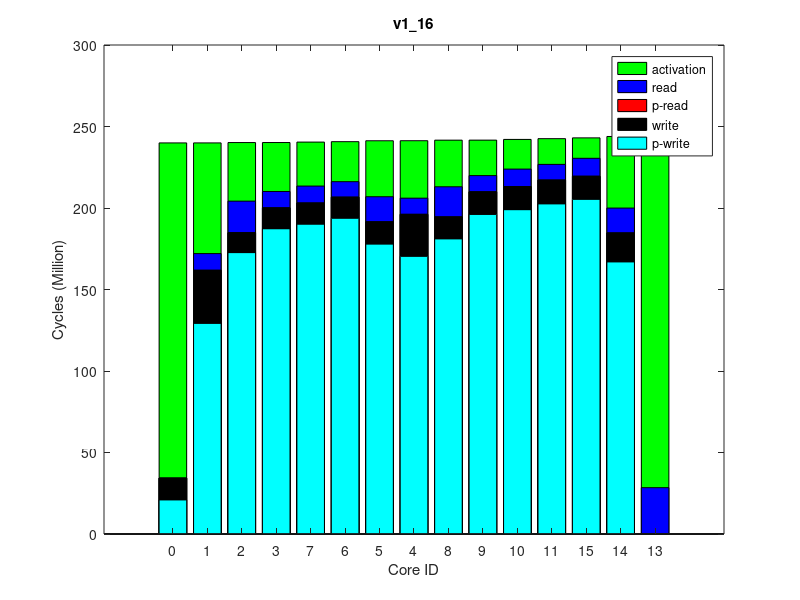

Here is the MATLAB script that generated this plot:
times(1, :, :) = [
0, 241695761, 0
0, 241700345, 0
0, 241919061, 0
0, 241933790, 0
0, 243078180, 0
0, 243048115, 0
28308, 242472872, 0
0, 242199021, 0
0, 243425703, 0
0, 243442098, 0
0, 243898316, 0
763, 244392510, 0
0, 245857957, 0
0, 245768682, 0
0, 244893709, 0
];
times(2, :, :) = [
0, 241695221, 0
0, 241699698, 0
0, 241919168, 0
0, 241933888, 0
0, 243078627, 0
0, 243048452, 0
17981, 242472539, 0
0, 242199248, 0
0, 243426303, 0
0, 243442370, 0
0, 243899037, 0
3946, 244390222, 0
0, 245853112, 0
0, 245764718, 0
0, 244891586, 0
];
times(3, :, :) = [
0, 241782583, 0
0, 241787372, 0
0, 242007320, 0
0, 242021878, 0
0, 243168000, 0
0, 243137729, 0
16294, 242561342, 0
0, 242286850, 0
0, 243515199, 0
0, 243531226, 0
0, 243987114, 0
762, 244480610, 0
0, 245942939, 0
0, 245852276, 0
58, 244982144, 0
];
times(4, :, :) = [
0, 241745018, 0
0, 241749792, 0
0, 241969219, 0
0, 241983815, 0
0, 243128828, 0
0, 243098640, 0
29711, 242522937, 0
0, 242249180, 0
0, 243476375, 0
0, 243492507, 0
0, 243949472, 0
4355, 244441899, 0
0, 245902899, 0
0, 245817337, 0
0, 244943229, 0
];
times(5, :, :) = [
0, 241766966, 0
0, 241771821, 0
0, 241990007, 0
0, 242004678, 0
0, 243149621, 0
0, 243119455, 0
27704, 242542358, 0
0, 242270139, 0
0, 243497133, 0
0, 243513395, 0
0, 243969670, 0
4952, 244462345, 0
0, 245919342, 0
0, 245832354, 0
0, 244963248, 0
];
times(6, :, :) = [
0, 241790100, 0
0, 241794789, 0
0, 242013907, 0
0, 242028636, 0
0, 243172569, 0
0, 243142408, 0
18772, 242567904, 0
0, 242294261, 0
0, 243520317, 0
0, 243536307, 0
0, 243992930, 0
9209, 244485782, 0
0, 245946597, 0
0, 245858260, 0
0, 244987644, 0
];
times(7, :, :) = [
0, 241711902, 0
0, 241716721, 0
0, 241934864, 0
0, 241949833, 0
0, 243094602, 0
0, 243064592, 0
29230, 242489275, 0
0, 242215045, 0
0, 243441901, 0
0, 243457973, 0
0, 243914286, 0
3874, 244409789, 0
0, 245868718, 0
0, 245780775, 0
0, 244911521, 0
];
times(8, :, :) = [
0, 241796643, 0
0, 241801226, 0
0, 242021077, 0
0, 242035875, 0
0, 243181363, 0
0, 243151133, 0
17160, 242575432, 0
0, 242301098, 0
0, 243528846, 0
0, 243545066, 0
0, 244001243, 0
3129, 244493100, 0
0, 245955325, 0
0, 245867888, 0
0, 244994040, 0
];
times(9, :, :) = [
0, 241718616, 0
0, 241722929, 0
0, 241941992, 0
0, 241956809, 0
0, 243102326, 0
0, 243072085, 0
17337, 242496157, 0
0, 242222799, 0
0, 243449202, 0
0, 243465448, 0
0, 243922077, 0
1586, 244415315, 0
0, 245877216, 0
0, 245789772, 0
0, 244915828, 0
];
times(10, :, :) = [
0, 241721183, 0
0, 241725602, 0
0, 241943397, 0
0, 241958303, 0
0, 243103214, 0
0, 243073163, 0
29030, 242497833, 0
0, 242223739, 0
0, 243451090, 0
0, 243467113, 0
0, 243923898, 0
999, 244418377, 0
0, 245882756, 0
0, 245791039, 0
0, 244920166, 0
];
ave_times = round(squeeze(mean(times)));
format long g, ave_times
std_times = round(squeeze(std(times)));
format long g, std_times
polling_read_times = ave_times;
times(1, :, :) = [
20902775, 239620359, 0
129189033, 239626820, 0
172619893, 239841508, 0
187234831, 239856836, 0
170307640, 240971520, 0
177806546, 240940326, 0
193674631, 240385051, 0
190004067, 240120299, 0
180983185, 241303201, 0
196003867, 241319659, 0
198922840, 241758519, 0
202456184, 242229677, 0
0, 243649159, 0
166906011, 243560030, 0
205303122, 242715667, 0
];
times(2, :, :) = [
20901202, 239607255, 0
129216322, 239613255, 0
172617270, 239829076, 0
187229440, 239844297, 0
170312093, 240958215, 0
177846018, 240926894, 0
193645444, 240372427, 0
189991911, 240107575, 0
181090516, 241290923, 0
196034034, 241307713, 0
198949958, 241746723, 0
202519060, 242214415, 0
0, 243629024, 0
166904563, 243543854, 0
205257150, 242699399, 0
];
times(3, :, :) = [
20934028, 239643622, 0
129230482, 239649846, 0
172632542, 239863504, 0
187320503, 239878346, 0
170328364, 240993092, 0
177838977, 240961942, 0
193669505, 240406831, 0
190026749, 240141593, 0
181092978, 241325595, 0
196039196, 241341833, 0
198970841, 241781426, 0
202542234, 242251267, 0
0, 243670232, 0
166907297, 243583678, 0
205347793, 242736184, 0
];
times(4, :, :) = [
20874670, 239618942, 0
129162225, 239625062, 0
172609334, 239839652, 0
187257049, 239854638, 0
170289718, 240970203, 0
177820618, 240938982, 0
193665984, 240382322, 0
190028252, 240117925, 0
181080110, 241301729, 0
196014628, 241318251, 0
198957712, 241757954, 0
202542647, 242229539, 0
0, 243641997, 0
166909561, 243555888, 0
205252784, 242715249, 0
];
times(5, :, :) = [
20882431, 239631404, 0
129165273, 239637408, 0
172616991, 239851430, 0
187217102, 239866547, 0
170304037, 240981314, 0
177828287, 240950045, 0
193641985, 240394715, 0
189995777, 240130321, 0
181039261, 241313385, 0
196028008, 241329613, 0
198953371, 241768659, 0
202538386, 242241751, 0
0, 243664667, 0
166926813, 243574491, 0
205264271, 242726516, 0
];
times(6, :, :) = [
20893334, 239633693, 0
129165683, 239640060, 0
172610986, 239853956, 0
187247506, 239869335, 0
170304535, 240983908, 0
177794874, 240952798, 0
193658062, 240397647, 0
190005400, 240132645, 0
180981938, 241315072, 0
196022801, 241331901, 0
198929721, 241771342, 0
202528000, 242241446, 0
0, 243652265, 0
166918911, 243568178, 0
205253088, 242727081, 0
];
times(7, :, :) = [
20900529, 239656651, 0
129193228, 239662625, 0
172657748, 239876565, 0
187296002, 239891675, 0
170341367, 241004915, 0
177838113, 240973720, 0
193721525, 240418953, 0
190069978, 240154818, 0
181094336, 241336730, 0
196075654, 241353098, 0
199014940, 241791927, 0
202498505, 242262213, 0
0, 243674669, 0
166927159, 243587404, 0
205316562, 242747271, 0
];
times(8, :, :) = [
20905837, 239655291, 0
129223488, 239661796, 0
172671174, 239876691, 0
187279055, 239891969, 0
170361531, 241006402, 0
177866656, 240975248, 0
193694459, 240420247, 0
190038586, 240155093, 0
181131892, 241339312, 0
196095594, 241355591, 0
199027815, 241795066, 0
202538587, 242264086, 0
0, 243689488, 0
166934145, 243600327, 0
205299857, 242749159, 0
];
times(9, :, :) = [
20914500, 239630326, 0
129233523, 239636312, 0
172631964, 239851359, 0
187277510, 239866378, 0
170324698, 240981677, 0
177818952, 240950559, 0
193696817, 240395127, 0
190050871, 240129874, 0
180991530, 241314763, 0
196017782, 241331625, 0
198938365, 241770505, 0
202457587, 242239993, 0
0, 243651436, 0
166911339, 243565056, 0
205305530, 242724668, 0
];
times(10, :, :) = [
20891866, 239636090, 0
129160521, 239642028, 0
172618912, 239857040, 0
187250969, 239872264, 0
170318782, 240987236, 0
177808065, 240956020, 0
193675858, 240401172, 0
190019938, 240135765, 0
181012514, 241318520, 0
196027715, 241335182, 0
198961568, 241774486, 0
202554169, 242243657, 0
0, 243667387, 0
166930111, 243574658, 0
205262597, 242728512, 0
];
ave_times = round(squeeze(mean(times)));
format long g, ave_times
std_times = round(squeeze(std(times)));
format long g, std_times
polling_write_times = ave_times;
times(1, :, :) = [
0, 267680448, 0
10233638, 267689535, 64000
19301104, 267926035, 128000
9951440, 267943413, 64000
9906049, 269154164, 64000
15344706, 269120511, 128000
9516861, 268518422, 64000
10498862, 268229408, 64000
18435804, 269510071, 128000
9950208, 269529371, 64000
10792547, 269993111, 64000
9577404, 270493538, 64000
28445372, 271991882, 255980
15193889, 271893659, 128000
10965266, 271005445, 64000
];
times(2, :, :) = [
0, 267676975, 0
10236263, 267686745, 64000
19311122, 267923062, 128000
9959862, 267940360, 64000
9912222, 269147270, 64000
15337426, 269113607, 128000
9505620, 268510915, 64000
10478580, 268221577, 64000
18430202, 269503413, 128000
9934329, 269522746, 64000
10749962, 269986233, 64000
9562544, 270487174, 64000
28431928, 271989315, 255980
15273007, 271896292, 128000
10815773, 270999017, 64000
];
times(3, :, :) = [
0, 267645740, 0
10230706, 267655219, 64000
19373095, 267891694, 128000
10007786, 267908787, 64000
9910360, 269118789, 64000
15339131, 269085159, 128000
9522941, 268482718, 64000
10274641, 268193351, 64000
18429500, 269474685, 128000
9960598, 269493773, 64000
10564442, 269957431, 64000
9592267, 270458256, 64000
28429703, 271965915, 255980
15303880, 271865610, 128000
10850770, 270970132, 64000
];
times(4, :, :) = [
0, 267573552, 0
10231651, 267582597, 64000
19373194, 267818621, 128000
10099109, 267835814, 64000
9916529, 269044487, 64000
15333071, 269010823, 128000
9510234, 268408384, 64000
10316298, 268119143, 64000
18449213, 269401008, 128000
9855093, 269420151, 64000
10605947, 269883570, 64000
9579190, 270384653, 64000
28429954, 271884677, 255980
15303428, 271789661, 128000
10892941, 270896701, 64000
];
times(5, :, :) = [
0, 267620462, 0
10231477, 267630206, 64000
19304237, 267866759, 128000
9999907, 267883312, 64000
9919526, 269087899, 64000
15422272, 269054236, 128000
9487774, 268452482, 64000
10373089, 268163104, 64000
18520313, 269443870, 128000
9888396, 269462933, 64000
10722617, 269926600, 64000
9588094, 270426088, 64000
28445700, 271933972, 255980
15208886, 271835238, 128000
10919829, 270937955, 64000
];
times(6, :, :) = [
0, 267649140, 0
10236749, 267658836, 64000
19306885, 267895087, 128000
10038623, 267912299, 64000
9910083, 269118252, 64000
15333064, 269084626, 128000
9495675, 268482566, 64000
10173464, 268193473, 64000
18434928, 269474118, 128000
9935751, 269493366, 64000
10751634, 269957415, 64000
9572035, 270458379, 64000
28433245, 271968280, 255980
15265580, 271870094, 128000
10820147, 270970175, 64000
];
times(7, :, :) = [
0, 267638340, 0
10235462, 267647898, 64000
19367203, 267884895, 128000
10086688, 267902026, 64000
9899940, 269108513, 64000
15397365, 269074859, 128000
9511753, 268472739, 64000
10324964, 268182993, 64000
18468480, 269464562, 128000
9920272, 269483736, 64000
10828281, 269949043, 64000
9727362, 270447706, 64000
28453937, 271953138, 255980
15135501, 271854917, 128000
11672782, 270960086, 64000
];
times(8, :, :) = [
0, 267604703, 0
10235783, 267614203, 64000
19383633, 267850612, 128000
10099516, 267867770, 64000
9904355, 269072534, 64000
15393397, 269038886, 128000
9510055, 268436532, 64000
10304272, 268147095, 64000
18456487, 269428427, 128000
9987557, 269447759, 64000
10713518, 269911583, 64000
9584491, 270412517, 64000
28436022, 271921162, 255980
15268682, 271823248, 128000
10842817, 270924429, 64000
];
times(9, :, :) = [
0, 267636965, 0
10231130, 267646276, 64000
19302654, 267882929, 128000
9960784, 267900344, 64000
9905426, 269104336, 64000
15398308, 269070695, 128000
9519074, 268468862, 64000
10500914, 268180063, 64000
18476152, 269460267, 128000
9920032, 269479537, 64000
10675911, 269942664, 64000
9664666, 270442974, 64000
28441973, 271943969, 255980
15197466, 271848828, 128000
11150486, 270955003, 64000
];
times(10, :, :) = [
0, 267669202, 0
10229280, 267678745, 64000
19301657, 267914920, 128000
9990705, 267932327, 64000
9906078, 269137560, 64000
15428602, 269103907, 128000
9492730, 268501633, 64000
10372736, 268212436, 64000
18490113, 269493672, 128000
9947767, 269512626, 64000
10776272, 269976035, 64000
9667921, 270475811, 64000
28440432, 271985413, 255980
15211376, 271888064, 128000
11102161, 270987517, 64000
];
ave_times = round(squeeze(mean(times)));
format long g, ave_times
std_times = round(squeeze(std(times)));
format long g, std_times
read_times = ave_times;
times(1, :, :) = [
0, 239930790, 0
0, 239935660, 0
0, 240151174, 0
0, 240165806, 0
0, 241281539, 0
0, 241251496, 0
0, 240694455, 0
0, 240428823, 0
0, 241615586, 0
0, 241631787, 0
0, 242072312, 0
0, 242543304, 0
0, 243955681, 0
0, 243871008, 0
0, 243028521, 0
];
times(2, :, :) = [
0, 239927614, 0
0, 239931943, 0
0, 240148564, 0
0, 240163371, 0
0, 241278950, 0
0, 241249055, 0
0, 240692246, 0
0, 240427534, 0
0, 241613718, 0
0, 241629678, 0
0, 242069947, 0
0, 242539429, 0
0, 243956607, 0
0, 243870451, 0
0, 243024279, 0
];
times(3, :, :) = [
0, 239942477, 0
0, 239946786, 0
0, 240163805, 0
0, 240178408, 0
0, 241293186, 0
0, 241263246, 0
0, 240706914, 0
0, 240442024, 0
0, 241627262, 0
0, 241643014, 0
0, 242083028, 0
0, 242553576, 0
0, 243977735, 0
0, 243888980, 0
0, 243038872, 0
];
times(4, :, :) = [
0, 239918005, 0
0, 239922615, 0
0, 240138437, 0
0, 240153149, 0
0, 241269075, 0
0, 241239159, 0
0, 240681447, 0
0, 240417147, 0
0, 241603679, 0
0, 241619962, 0
0, 242059749, 0
0, 242527064, 0
0, 243950935, 0
0, 243860754, 0
0, 243013141, 0
];
times(5, :, :) = [
0, 239939631, 0
0, 239944190, 0
0, 240160865, 0
0, 240175534, 0
0, 241292527, 0
0, 241262493, 0
0, 240705699, 0
0, 240439665, 0
0, 241627338, 0
0, 241643548, 0
0, 242082791, 0
0, 242552033, 0
0, 243970650, 0
0, 243882602, 0
0, 243036144, 0
];
times(6, :, :) = [
0, 239962582, 0
0, 239967316, 0
0, 240183666, 0
0, 240198488, 0
0, 241315629, 0
0, 241285461, 0
0, 240727803, 0
0, 240461819, 0
0, 241649983, 0
0, 241665710, 0
0, 242106128, 0
0, 242576930, 0
0, 244001416, 0
0, 243911825, 0
0, 243061510, 0
];
times(7, :, :) = [
0, 239924418, 0
0, 239928865, 0
0, 240144836, 0
0, 240159618, 0
0, 241275597, 0
0, 241245491, 0
0, 240687521, 0
0, 240422894, 0
0, 241609898, 0
0, 241625889, 0
0, 242066000, 0
0, 242535732, 0
0, 243959552, 0
0, 243873497, 0
0, 243021731, 0
];
times(8, :, :) = [
0, 239930310, 0
0, 239934905, 0
0, 240151773, 0
0, 240166535, 0
0, 241281530, 0
0, 241251606, 0
0, 240694614, 0
0, 240430209, 0
0, 241614885, 0
0, 241630877, 0
0, 242071545, 0
0, 242543775, 0
0, 243966138, 0
0, 243879301, 0
0, 243029246, 0
];
times(9, :, :) = [
0, 239920969, 0
0, 239925854, 0
0, 240141646, 0
0, 240156291, 0
0, 241272608, 0
0, 241242597, 0
0, 240684959, 0
0, 240420510, 0
0, 241607191, 0
0, 241623417, 0
0, 242063183, 0
0, 242535194, 0
0, 243946636, 0
0, 243862374, 0
0, 243020545, 0
];
times(10, :, :) = [
0, 239973951, 0
0, 239978593, 0
0, 240195016, 0
0, 240209339, 0
0, 241326830, 0
0, 241296881, 0
0, 240738521, 0
0, 240473170, 0
0, 241661908, 0
0, 241677607, 0
0, 242118050, 0
0, 242590345, 0
0, 244003434, 0
0, 243919417, 0
0, 243075850, 0
];
ave_times = round(squeeze(mean(times)));
format long g, ave_times
std_times = round(squeeze(std(times)));
format long g, std_times
total_times = ave_times;
times(1, :, :) = [
34315763, 242316292, 64000
161799607, 242329573, 128000
184854862, 242537883, 64000
200126152, 242556259, 64000
196105821, 243668991, 128000
191537835, 243631917, 64000
206635459, 243083680, 64000
203114383, 242819186, 64000
194571516, 243994004, 64000
209927815, 244013862, 64000
213146236, 244452794, 64000
217148932, 244924502, 64000
0, 246342099, 0
184717004, 246253182, 64000
219539466, 245409855, 64000
];
times(2, :, :) = [
34245141, 242282212, 64000
161794019, 242295672, 128000
184873079, 242502731, 64000
200099237, 242520604, 64000
196095950, 243635137, 128000
191491777, 243597988, 64000
206586061, 243049395, 64000
203006012, 242784544, 64000
194567183, 243959693, 64000
209941272, 243979610, 64000
213122856, 244418394, 64000
217079832, 244888901, 64000
0, 246302882, 0
184681908, 246216098, 64000
219548210, 245374125, 64000
];
times(3, :, :) = [
34274675, 242316089, 64000
161776975, 242329126, 128000
184824147, 242536399, 64000
200072628, 242554525, 64000
196118914, 243668029, 128000
191531481, 243630987, 64000
206589581, 243081907, 64000
202990948, 242818013, 64000
194588640, 243991426, 64000
209958054, 244011344, 64000
213147286, 244449811, 64000
217145205, 244914926, 64000
0, 246334713, 0
184743089, 246242471, 64000
219403361, 245399553, 64000
];
times(4, :, :) = [
34262204, 242298733, 64000
161825091, 242311898, 128000
184897297, 242518968, 64000
200152514, 242537066, 64000
196119137, 243651803, 128000
191535058, 243614536, 64000
206641784, 243064591, 64000
203032404, 242799773, 64000
194597646, 243975396, 64000
209983602, 243994898, 64000
213193573, 244433616, 64000
217162563, 244902783, 64000
0, 246317935, 0
184727666, 246229338, 64000
219420189, 245387857, 64000
];
times(5, :, :) = [
34272769, 242305990, 64000
161769764, 242319183, 128000
184842252, 242526367, 64000
200083608, 242544459, 64000
196054000, 243659382, 128000
191464680, 243622157, 64000
206561785, 243072647, 64000
202960759, 242807796, 64000
194499755, 243983661, 64000
209911461, 244003415, 64000
213119854, 244441536, 64000
217107967, 244909945, 64000
0, 246325994, 0
184696388, 246235881, 64000
219489139, 245394906, 64000
];
times(6, :, :) = [
34205730, 242260630, 64000
161718095, 242273582, 128000
184799607, 242481981, 64000
200057261, 242500434, 64000
196056269, 243614018, 128000
191490521, 243576823, 64000
206577394, 243028425, 64000
203060931, 242763021, 64000
194485183, 243938490, 64000
209883151, 243958165, 64000
213051710, 244396793, 64000
217079550, 244865612, 64000
0, 246284438, 0
184697999, 246194773, 64000
219323890, 245350904, 64000
];
times(7, :, :) = [
34296782, 242353017, 64000
161849210, 242366075, 128000
184950913, 242573804, 64000
200217317, 242592064, 64000
196196925, 243705476, 128000
191638965, 243668351, 64000
206745199, 243120688, 64000
203211478, 242855076, 64000
194592230, 244029231, 64000
210012161, 244048873, 64000
213170605, 244488544, 64000
217180853, 244959556, 64000
0, 246371573, 0
184746946, 246284565, 64000
219556423, 245443998, 64000
];
times(8, :, :) = [
34274439, 242311158, 64000
161748359, 242324183, 128000
184825443, 242533443, 64000
200047467, 242551385, 64000
196062836, 243665200, 128000
191511315, 243628167, 64000
206622035, 243079484, 64000
203074755, 242814893, 64000
194526543, 243990130, 64000
209886717, 244009951, 64000
213133107, 244448192, 64000
217105863, 244915876, 64000
0, 246322200, 0
184720746, 246237987, 64000
219380039, 245401782, 64000
];
times(9, :, :) = [
34370301, 242413022, 64000
161869282, 242426018, 128000
184949856, 242633794, 64000
200155557, 242651668, 64000
196202255, 243767378, 128000
191656893, 243730156, 64000
206763199, 243180308, 64000
203213545, 242915116, 64000
194650532, 244091161, 64000
210024743, 244110661, 64000
213182047, 244549698, 64000
217229395, 245018848, 64000
0, 246436587, 0
184804096, 246344277, 64000
219642136, 245504807, 64000
];
times(10, :, :) = [
34294707, 242337558, 64000
161875422, 242350636, 128000
184965954, 242558102, 64000
200230555, 242576198, 64000
196225378, 243691315, 128000
191677961, 243654032, 64000
206798590, 243104058, 64000
203244685, 242839197, 64000
194635639, 244015452, 64000
210031225, 244035247, 64000
213252707, 244473553, 64000
217211871, 244941609, 64000
0, 246355198, 0
184729392, 246266417, 64000
219562695, 245427453, 64000
];
ave_times = round(squeeze(mean(times)));
format long g, ave_times
std_times = round(squeeze(std(times)));
format long g, std_times
write_times = ave_times;
mytitle = 'v1\_16';
order = [1 2 3 4 8 7 6 5 9 10 11 12 15 14 13];

total_times = total_times(:, 2)(order);

read_times = read_times(:, 1)(order);
write_times = write_times(:, 1)(order);

polling_read_times = polling_read_times(:, 1)(order);
polling_write_times = polling_write_times(:, 1)(order);

total_times /= 1000000;

read_times /= 1000000;
write_times /= 1000000;

polling_read_times /= 1000000;
polling_write_times /= 1000000;

% laying read on top of write
read_times += write_times;
polling_read_times += write_times;

figure(1);
clf()
% set(gcf, 'Position', get(0,'Screensize'));
% set(gcf,'units','normalized','outerposition',[0 0 1 1])
bar(0:14, total_times,'g');
hold on;
bar(0:14, read_times,'b');
bar(0:14, polling_read_times,'r');
bar(0:14, write_times,'k');
bar(0:14, polling_write_times,'c');
hold off

axis([-2 16 0 300])
% axis([-1 15])
set(gca,'XTick',0:14);
set(gca,'xticklabel',{ '0'; '1'; '2'; '3'; '7'; '6'; '5'; '4'; '8'; '9'; '10'; '11'; '15'; '14'; '13' })

xlabel('Core ID')
ylabel('Cycles (Million)')

legend('activation', 'read', 'p-read', 'write', 'p-write')
title(mytitle)
print(1, strcat(mytitle, '.png'))
